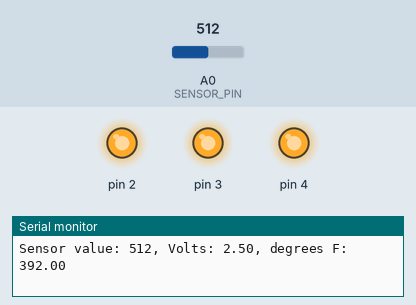
Simulated run of this sketch. Board: Arduino Uno, built with avr-gcc and run on an emulated ATmega328P. Parts: output pins drawn as LEDs (lit = HIGH), the last lines printed to the serial monitor. Inputs (shaded band) come from the test bench; at power-on: A0 (SENSOR_PIN) = 512.

Above: at 1.2 s.
1.3 s: A0 (SENSOR_PIN) set to 168
4.3 s: A0 (SENSOR_PIN) set to 156
At 5.5 s:
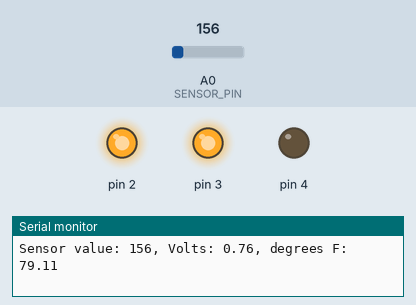
5.8 s: A0 (SENSOR_PIN) set to 122
At 6.9 s:
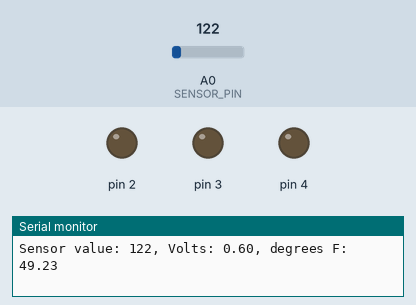
Timing chart, 0 to 8.8 s (numbered marks = the images above; inputs shaded):
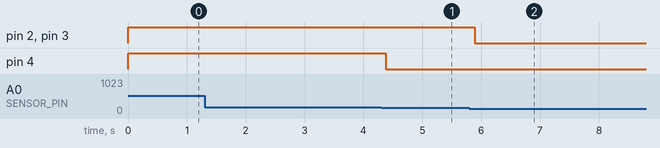

Measured:
- the behaviour switches between 157 and 156 on A0 (SENSOR_PIN) (found by bisection; images 0 and 1)
- after the input at 4.3 s, pin 4: HIGH → LOW after 0.08 s
- after the input at 5.8 s, pin 2, pin 3: HIGH → LOW after 0.09 s

The sketch:

temperature_sensor.ino
```cpp
/**
  This project determines body temperature using a temperature sensor. Three
  LEDs are on the breadboard where each is lit when body temperature exceeds
  baseline room temperature by 2, 4 and 6 degrees, respectively.
**/

const int SENSOR_PIN = A0;          // analog input
const float BASELINE_TEMP = 20.31;  // baseline temperature

void setup() {
  Serial.begin(9600);               // open a serial port
  for (int pinNumber = 2; pinNumber < 5; pinNumber++) {
    pinMode(pinNumber, OUTPUT);     // configure pins 2 thru 4 as output pins
    digitalWrite(pinNumber, LOW);
  }
}

void loop() {
   // get value from sensor
   // value will be between 0 and 1023, which represents voltage on pin
  int sensorVal = analogRead(SENSOR_PIN);
  Serial.print("Sensor value: ");
  Serial.print(sensorVal);

  // convert ADC reading to voltage (between 0V and 5V)
  float voltage = (sensorVal/1024.0) * 5.0;

  Serial.print(", Volts: ");
  Serial.print(voltage);

  Serial.print(", degrees F: ");
  // convert voltage to temperature in degrees
  float temperature = (voltage - 0.5) * 100;
  // print temperature in degrees Fahrenheit
  Serial.println((temperature * 1.8) + 32);

  if (temperature < BASELINE_TEMP + 2) {
    digitalWrite(2, LOW);
    digitalWrite(3, LOW);
    digitalWrite(4, LOW);
  }
  else if ((temperature >= BASELINE_TEMP + 2) && (temperature < BASELINE_TEMP + 4)) {
    digitalWrite(2, HIGH);
    digitalWrite(3, LOW);
    digitalWrite(4, LOW);
  }
  else if ((temperature >= BASELINE_TEMP + 4) && (temperature < BASELINE_TEMP + 6)) {
    digitalWrite(2, HIGH);
    digitalWrite(3, HIGH);
    digitalWrite(4, LOW);
  }
  else if (temperature >= BASELINE_TEMP +6) {
    digitalWrite(2, HIGH);
    digitalWrite(3, HIGH);
    digitalWrite(4, HIGH);
  }
  delay(5);

}
```
